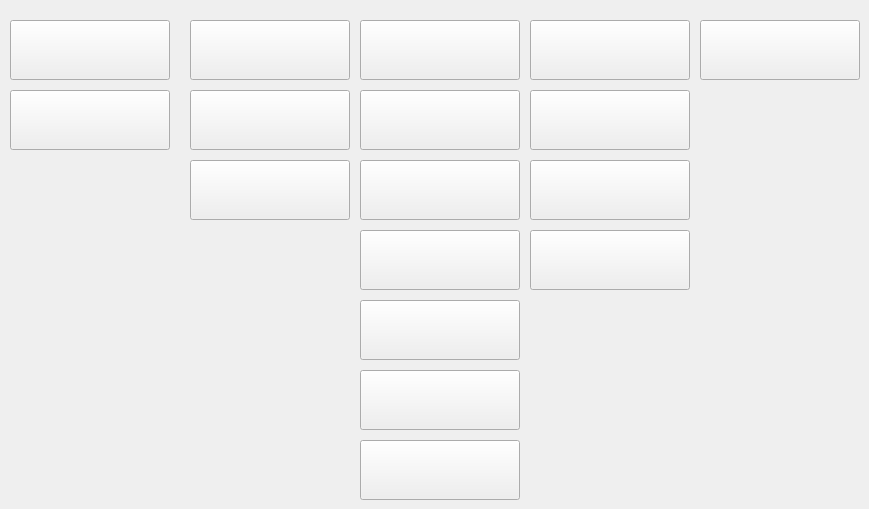
   <widget class="QWidget" name="tab_G_bis_R">
    <attribute name="title">
     <string>Websides von G bis R</string>
    </attribute>
    <widget class="QPushButton" name="Btn_Private">
     <property name="geometry">
      <rect>
       <x>10</x>
       <y>20</y>
       <width>160</width>
       <height>60</height>
      </rect>
     </property>
     <property name="font">
      <font>
       <pointsize>18</pointsize>
      </font>
     </property>
     <property name="whatsThis">
      <string>Private</string>
     </property>
     <property name="styleSheet">
      <string notr="true">background-image: url(:/gui/resource_collection_files/Logos/grafics/Private/Private_160x60.png);

</string>
     </property>
     <property name="text">
      <string/>
     </property>
    </widget>
    <widget class="QPushButton" name="Btn_HardX">
     <property name="geometry">
      <rect>
       <x>190</x>
       <y>20</y>
       <width>160</width>
       <height>60</height>
      </rect>
     </property>
     <property name="font">
      <font>
       <pointsize>18</pointsize>
      </font>
     </property>
     <property name="whatsThis">
      <string>HardX</string>
     </property>
     <property name="styleSheet">
      <string notr="true">background-image: url(:/gui/resource_collection_files/Logos/grafics/HardX/HardX_160x60.png);
</string>
     </property>
     <property name="text">
      <string/>
     </property>
    </widget>
    <widget class="QPushButton" name="Btn_DarkX">
     <property name="geometry">
      <rect>
       <x>190</x>
       <y>90</y>
       <width>160</width>
       <height>60</height>
      </rect>
     </property>
     <property name="font">
      <font>
       <pointsize>18</pointsize>
      </font>
     </property>
     <property name="toolTipDuration">
      <number>-3</number>
     </property>
     <property name="whatsThis">
      <string>DarkX</string>
     </property>
     <property name="styleSheet">
      <string notr="true">background-image: url(:/gui/resource_collection_files/Logos/grafics/DarkX/DarkX_160x60.png);
</string>
     </property>
     <property name="text">
      <string/>
     </property>
    </widget>
    <widget class="QPushButton" name="Btn_PornBox">
     <property name="geometry">
      <rect>
       <x>360</x>
       <y>20</y>
       <width>160</width>
       <height>60</height>
      </rect>
     </property>
     <property name="font">
      <font>
       <pointsize>18</pointsize>
      </font>
     </property>
     <property name="whatsThis">
      <string>PornBox</string>
     </property>
     <property name="styleSheet">
      <string notr="true">background-image: url(:/gui/resource_collection_files/Logos/grafics/PornBox/PornBox_160x60.png);

</string>
     </property>
     <property name="text">
      <string/>
     </property>
    </widget>
    <widget class="QPushButton" name="Btn_NaughtyAmerica">
     <property name="geometry">
      <rect>
       <x>530</x>
       <y>90</y>
       <width>160</width>
       <height>60</height>
      </rect>
     </property>
     <property name="font">
      <font>
       <pointsize>18</pointsize>
      </font>
     </property>
     <property name="whatsThis">
      <string>NaughtyAmerica</string>
     </property>
     <property name="styleSheet">
      <string notr="true">background-image: url(:/gui/resource_collection_files/Logos/grafics/NaughtyAmerica/NaughtyAmerica_160x60.png)
</string>
     </property>
     <property name="text">
      <string/>
     </property>
    </widget>
    <widget class="QPushButton" name="Btn_MomXXX">
     <property name="geometry">
      <rect>
       <x>530</x>
       <y>20</y>
       <width>160</width>
       <height>60</height>
      </rect>
     </property>
     <property name="font">
      <font>
       <pointsize>18</pointsize>
      </font>
     </property>
     <property name="whatsThis">
      <string>MomXXX</string>
     </property>
     <property name="styleSheet">
      <string notr="true">background-image: url(:/gui/resource_collection_files/Logos/grafics/MomXXX/MomXXX_160x60.jpg);

</string>
     </property>
     <property name="text">
      <string/>
     </property>
    </widget>
    <widget class="QPushButton" name="Btn_AnalVids">
     <property name="geometry">
      <rect>
       <x>360</x>
       <y>90</y>
       <width>160</width>
       <height>60</height>
      </rect>
     </property>
     <property name="font">
      <font>
       <pointsize>18</pointsize>
      </font>
     </property>
     <property name="statusTip">
      <string>AnalVids</string>
     </property>
     <property name="whatsThis">
      <string>AnalVids</string>
     </property>
     <property name="styleSheet">
      <string notr="true">background-image: url(:/gui/resource_collection_files/Logos/grafics/AnalVids/AnalVids_160x90.jpg);
</string>
     </property>
     <property name="text">
      <string/>
     </property>
    </widget>
    <widget class="QPushButton" name="Btn_PerfectGonzo">
     <property name="geometry">
      <rect>
       <x>360</x>
       <y>300</y>
       <width>160</width>
       <height>60</height>
      </rect>
     </property>
     <property name="font">
      <font>
       <pointsize>18</pointsize>
      </font>
     </property>
     <property name="whatsThis">
      <string>PerfectGonzo</string>
     </property>
     <property name="styleSheet">
      <string notr="true">background-image: url(:/gui/resource_collection_files/Logos/grafics/PerfectGonzo/PerfectGonzo_160x60.jpg);

</string>
     </property>
     <property name="text">
      <string/>
     </property>
    </widget>
    <widget class="QPushButton" name="Btn_Joymii">
     <property name="geometry">
      <rect>
       <x>10</x>
       <y>90</y>
       <width>160</width>
       <height>60</height>
      </rect>
     </property>
     <property name="font">
      <font>
       <pointsize>18</pointsize>
      </font>
     </property>
     <property name="whatsThis">
      <string>joymii</string>
     </property>
     <property name="styleSheet">
      <string notr="true">background-image: url(:/gui/resource_collection_files/Logos/grafics/joymii/joymii_160x60.jpg);

</string>
     </property>
     <property name="text">
      <string/>
     </property>
    </widget>
    <widget class="QPushButton" name="Btn_Mofos">
     <property name="geometry">
      <rect>
       <x>530</x>
       <y>160</y>
       <width>160</width>
       <height>60</height>
      </rect>
     </property>
     <property name="font">
      <font>
       <pointsize>18</pointsize>
      </font>
     </property>
     <property name="whatsThis">
      <string>Mofos</string>
     </property>
     <property name="styleSheet">
      <string notr="true">background-image: url(:/gui/resource_collection_files/Logos/grafics/Mofos/Mofos_160x60.jpg);

</string>
     </property>
     <property name="text">
      <string/>
     </property>
    </widget>
    <widget class="QPushButton" name="Btn_HookupHotshot">
     <property name="geometry">
      <rect>
       <x>700</x>
       <y>20</y>
       <width>160</width>
       <height>60</height>
      </rect>
     </property>
     <property name="font">
      <font>
       <pointsize>18</pointsize>
      </font>
     </property>
     <property name="whatsThis">
      <string>HookupHotshot</string>
     </property>
     <property name="styleSheet">
      <string notr="true">background-image:url(:/gui/resource_collection_files/Logos/grafics/HookupHotshot/HookupHotshot_160x60.png)

</string>
     </property>
     <property name="text">
      <string/>
     </property>
    </widget>
    <widget class="QPushButton" name="Btn_LetsDoeit">
     <property name="geometry">
      <rect>
       <x>530</x>
       <y>230</y>
       <width>160</width>
       <height>60</height>
      </rect>
     </property>
     <property name="font">
      <font>
       <pointsize>18</pointsize>
      </font>
     </property>
     <property name="whatsThis">
      <string>LetsDoeit</string>
     </property>
     <property name="styleSheet">
      <string notr="true">background-image:url(:/gui/resource_collection_files/Logos/grafics/LetsDoeit/LetsDoeit_160x60.png)
</string>
     </property>
     <property name="text">
      <string/>
     </property>
    </widget>
    <widget class="QPushButton" name="Btn_PornWorld">
     <property name="geometry">
      <rect>
       <x>360</x>
       <y>230</y>
       <width>160</width>
       <height>60</height>
      </rect>
     </property>
     <property name="font">
      <font>
       <pointsize>18</pointsize>
      </font>
     </property>
     <property name="statusTip">
      <string>PornWorld</string>
     </property>
     <property name="whatsThis">
      <string>PornWorld</string>
     </property>
     <property name="styleSheet">
      <string notr="true">background-image: url(:/gui/resource_collection_files/Logos/grafics/PornWorld/PornWorld_160x60.png);

</string>
     </property>
     <property name="text">
      <string/>
     </property>
    </widget>
    <widget class="QPushButton" name="Btn_DDFNetwork">
     <property name="geometry">
      <rect>
       <x>360</x>
       <y>160</y>
       <width>160</width>
       <height>60</height>
      </rect>
     </property>
     <property name="font">
      <font>
       <pointsize>18</pointsize>
      </font>
     </property>
     <property name="statusTip">
      <string>DDFNetwork</string>
     </property>
     <property name="whatsThis">
      <string>DDFNetwork</string>
     </property>
     <property name="styleSheet">
      <string notr="true">background-image: url(:/gui/resource_collection_files/Logos/grafics/DDFNetwork/DDFNetwork_160x60.jpg);
</string>
     </property>
     <property name="text">
      <string/>
     </property>
    </widget>
    <widget class="QPushButton" name="Btn_LegalPorno">
     <property name="geometry">
      <rect>
       <x>360</x>
       <y>370</y>
       <width>160</width>
       <height>60</height>
      </rect>
     </property>
     <property name="font">
      <font>
       <pointsize>18</pointsize>
      </font>
     </property>
     <property name="statusTip">
      <string>LegalPorno</string>
     </property>
     <property name="whatsThis">
      <string>LegalPorno</string>
     </property>
     <property name="styleSheet">
      <string notr="true">background-image: url(:/gui/resource_collection_files/Logos/grafics/LegalPorno/LegalPorno_160x60.jpg);

</string>
     </property>
     <property name="text">
      <string/>
     </property>
    </widget>
    <widget class="QPushButton" name="Btn_BlackInWhite">
     <property name="geometry">
      <rect>
       <x>360</x>
       <y>440</y>
       <width>160</width>
       <height>60</height>
      </rect>
     </property>
     <property name="font">
      <font>
       <pointsize>18</pointsize>
      </font>
     </property>
     <property name="statusTip">
      <string>BlackInWhite</string>
     </property>
     <property name="whatsThis">
      <string>BlackInWhite</string>
     </property>
     <property name="styleSheet">
      <string notr="true">background-image: url(:/gui/resource_collection_files/Logos/grafics/BlackInWhite/BlackInWhite_160x60.jpg);

</string>
     </property>
     <property name="text">
      <string/>
     </property>
    </widget>
    <widget class="QPushButton" name="Btn_DigitalPlayground">
     <property name="geometry">
      <rect>
       <x>190</x>
       <y>160</y>
       <width>160</width>
       <height>60</height>
      </rect>
     </property>
     <property name="font">
      <font>
       <pointsize>18</pointsize>
      </font>
     </property>
     <property name="toolTipDuration">
      <number>-3</number>
     </property>
     <property name="whatsThis">
      <string>DigitalPlayground</string>
     </property>
     <property name="styleSheet">
      <string notr="true">background-image: url(:/gui/resource_collection_files/Logos/grafics/DigitalPlayground/DigitalPlayground_160x60.png);
</string>
     </property>
     <property name="text">
      <string/>
     </property>
    </widget>
   </widget>
